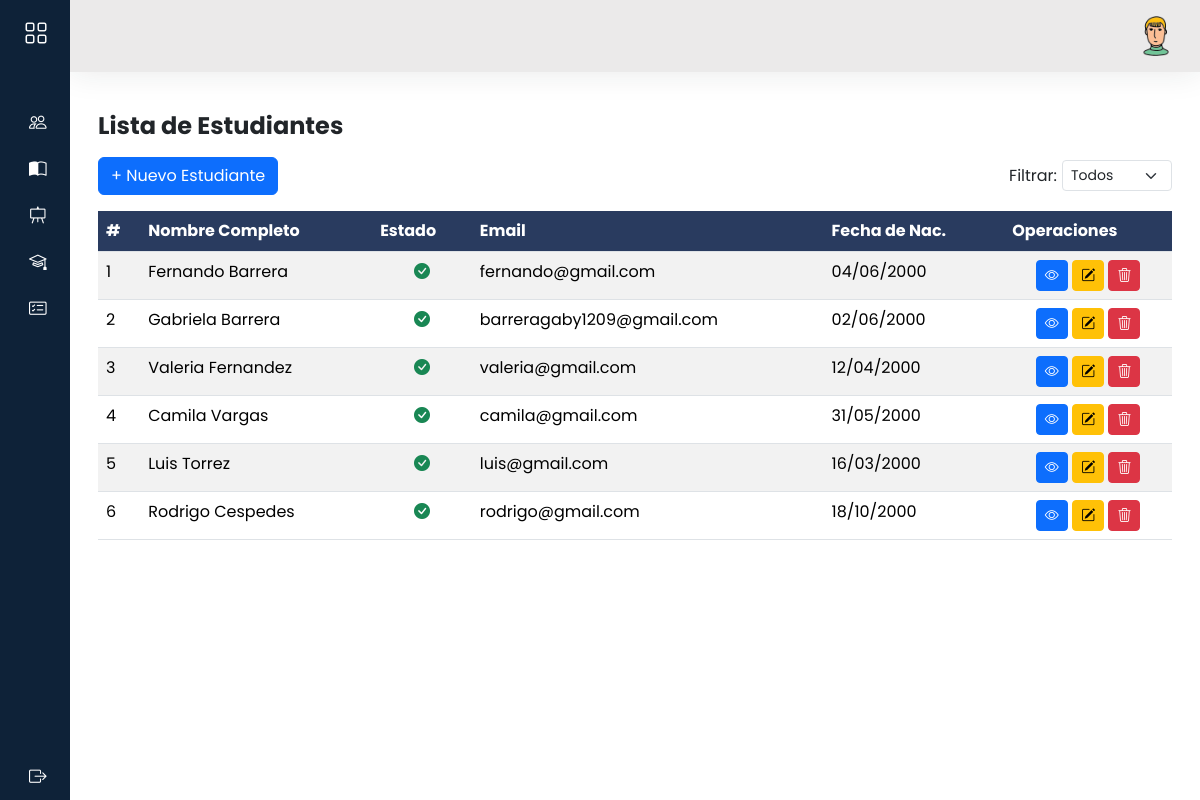
The page /admi/estudiantes/ on the database its author committed.
### models/estudiante_model.py (models this page shows, shortened)
class Estudiante(db.Model):
    __tablename__ = 'estudiantes'
    id = db.Column(db.Integer, primary_key=True)
    matricula = db.Column(db.String(20), unique=True)
    fecha_nac = db.Column(db.DateTime,nullable=False)
    genero = db.Column(db.String(10),nullable=False)
    telefono = db.Column(db.String(20),nullable=False)
    ci = db.Column(db.String(20),nullable=False)
    usuario_id = db.Column(db.Integer, db.ForeignKey('usuarios.id'),nullable=False)
    usuario = db.relationship('Usuario', back_populates='estudiantes')
    inscripciones = db.relationship('Inscripcion',back_populates='estudiante')
    @staticmethod
    def get_all():
        return Estudiante.query.all()

### models/usuario_model.py (models this page shows, shortened)
class Usuario(db.Model, UserMixin):
    __tablename__='usuarios'
    id = db.Column(db.Integer,primary_key=True)
    nombre = db.Column(db.String(80),nullable=False)
    apellido = db.Column(db.String(100))
    email = db.Column(db.String(120), unique=True)
    username = db.Column(db.String(20),nullable=False)
    password = db.Column(db.String,nullable=False)
    activo = db.Column(db.Boolean, default=True,nullable=False)
    rol_id = db.Column(db.Integer, db.ForeignKey('rol.id'), nullable=False)
    rol = db.relationship('Rol', back_populates='usuarios')
    docentes = db.relationship('Docente', backref='usuario_rel', lazy=True, cascade='all, delete-orphan')
    estudiantes = db.relationship('Estudiante', backref='usuario_rel', lazy=True, cascade='all, delete-orphan')
    def delete(self):
        db.session.delete(self)
        db.session.commit()

### controllers/admi/estudiante_controller.py (the view)
@estudiante_bp.route("/")
def index():
    estudiantes = Estudiante.get_all()
    rol_estudiante = Rol.query.filter_by(nombre='Estudiante').first()
    usuarios = Usuario.query.filter_by(rol_id=rol_estudiante.id).all() if rol_estudiante else []
    return estudiante_view.list(estudiantes, usuarios)

### views/admi/estudiante_view.py (called while the page is built)
def list(estudiantes,usuarios):
    return render_template('admi/estudiantes/index.html',estudiantes=estudiantes,usuarios=usuarios)

### templates/admi/estudiantes/index.html (shortened to what this page needs)
{% extends 'admi/baseAdmi.html' %}
{% block content %}
<h3 class="fw-bold fs-4 my-3">Lista de Estudiantes
</h3>
<div class="d-flex justify-content-between align-items-center mb-3" style="gap: 10px;">
    <a data-bs-toggle="modal" data-bs-target="#modalNuevoEstudiante" class="btn btn-primary">
        + Nuevo Estudiante
    </a>
    <div class="d-flex align-items-center" style="gap: 5px;">
        <label for="filtroEstado" class="form-label mb-0">Filtrar:</label>
        <select id="filtroEstado" class="form-select form-select-sm" style="max-width: 150px;">
            <option value="">Todos</option>
        </select>
    </div>
</div>
<div class="row">
    <div class="col-12">
        <div class="table-responsive data-table">
            <table id="mi-tabla" class="table table-striped  display nowrap" style="width:100%">
                <thead>
                    <tr class="highlight">
                        <th>#</th>
                        <th>Nombre Completo</th>
                        <th>Estado</th>
                        <th>Email</th>
                        <th>Fecha de Nac. </th>
                        <th>Operaciones</th>
                    </tr>
                </thead>
                <tbody>
                    {%for item in estudiantes%}
                    <tr>
                        <td>{{item.id}}</td>
                        <td>{{item.usuario.nombre}} {{ item.usuario.apellido }}</td>
                        <td class="text-center" data-search="{{ 'activo' if item.activo else 'inactivo' }}">
                            {% if item.usuario.activo %}
                            <i class="bi bi-check-circle-fill text-success"></i>
                            {% else %}
                            <i class="bi bi-x-circle-fill text-danger"></i>
                            {% endif %}
                        </td>
                        <td>{{item.usuario.email}}</td>
                        <td>{{item.fecha_nac.strftime('%d/%m/%Y')}}</td>
                        <td class="text-center">
                            <a data-bs-toggle="modal" data-bs-target="#modalVistaEstudiante{{ item.id }}"
                                class="btn btn-primary btn-sm"><i class=" bi bi-eye"></i></a>
                            <a data-bs-toggle="modal" data-bs-target="#modalEditarEstudiante{{ item.id }}"
                                class="btn btn-warning btn-sm"><i class="bi bi-pencil-square"></i></a>
                            <a class="btn btn-danger btn-sm" data-bs-toggle="modal"
                                data-bs-target="#modalConfirmarEliminar"
                                data-url="{{ url_for('estudiante.delete', id=item.id) }}">
                                <i class="bi bi-trash3"></i>
                            </a>
                        </td>
                    </tr>
                    {%endfor%}
                </tbody>
            </table>
        </div>
    </div>
</div>
{% endblock %}

### static/css/estilos.css (style rules this page uses)
body { font-family: 'Poppins', sans-serif; background: #ececec; }
::placeholder { font-size: 16px; }
a { text-decoration: none; }
.table>thead tr { color: #FFF; text-align: left; }
tr.highlight th { background-color: #293b5f !important; color: #FFF; }

### rows shown on the page
Estudiante: id "1", usuario.nombre "Fernando", usuario.apellido "Barrera", usuario.email "fernando@gmail.com", fecha_nac "04/06/2000"
Estudiante: id "2", usuario.nombre "Gabriela", usuario.apellido "Barrera", usuario.email "barreragaby1209@gmail.com", fecha_nac "02/06/2000"
Estudiante: id "3", usuario.nombre "Valeria", usuario.apellido "Fernandez", usuario.email "valeria@gmail.com", fecha_nac "12/04/2000"
Estudiante: id "4", usuario.nombre "Camila", usuario.apellido "Vargas", usuario.email "camila@gmail.com", fecha_nac "31/05/2000"
Estudiante: id "5", usuario.nombre "Luis", usuario.apellido "Torrez", usuario.email "luis@gmail.com", fecha_nac "16/03/2000"
Estudiante: id "6", usuario.nombre "Rodrigo", usuario.apellido "Cespedes", usuario.email "rodrigo@gmail.com", fecha_nac "18/10/2000"
